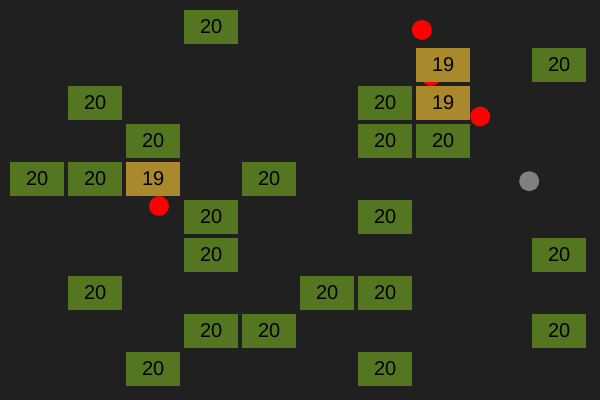
Frame 1 (no input)
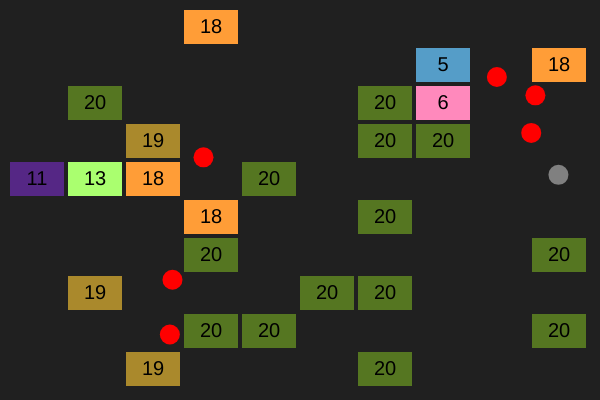
Frame 60 (no input)
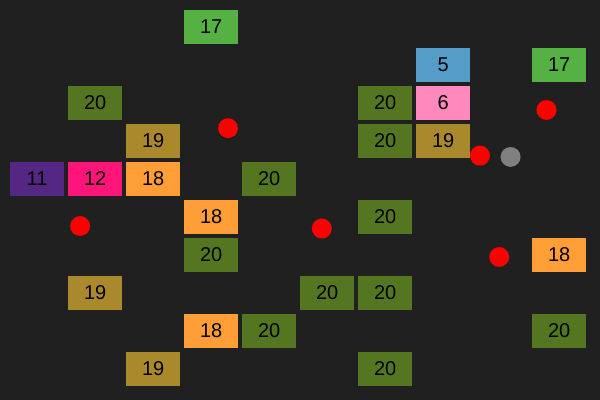
Frame 120 (the mouse pressed at the canvas centre since frame 60)

The p5.js sketch that drew these frames (run headless with seeded random() and noise() and a simulated clock; from frame 60 on, the mouse is pressed at the canvas centre):

// p5.js sketch
// ── sketch.js
let bricks = [];
let balls = [];
var div;

function debug(text) {
	div.elt.innerText = text;
}

function colorMod(divident, divisor){
	return 255 - map(divident % divisor, 0, divisor, 0, 255);
}

function setup() {
	createCanvas(600, 400);
	div = createDiv();
	noStroke();

	for (let i = 0; i < 6; i++) {
		balls.push(new Ball(random(width), random(height), 10,{
			bricks: bricks,
			balls: balls
		}));
	}
	balls.push(new SniperBall(random(width), random(height), 10, {
		bricks: bricks, balls: balls
	}));

	const BRICK_WIDTH = (width-20-10*4)/10,
		BRICK_HEIGHT = (height-20-10*4)/10

	for (let i = 0; i < 10; i++) {
		for (let j = 0; j < 10; j++) {
			if (random() < 0.25)
				bricks.push(new Brick(
					20,
					10+i*(BRICK_WIDTH+4),
					10+j*(BRICK_HEIGHT+4),
					BRICK_WIDTH,
					BRICK_HEIGHT,
					{
						bricks: bricks,
						balls: balls
					}
				));
		}
	}
}

function draw() {
	background(32);

	for (const ball of balls) {
		ball.update();
		ball.show();
	}

	for (const brick of bricks) {
		brick.update();
		brick.show();
	}
}

// ── Ball.js
class Ball {
	constructor(x, y, r, refs){
		this.r = r;
		this.color = "red";
		this.pos = createVector(x, y);
		this.vel = createVector(random()-0.5, random()-0.5).setMag(2);
		this.refs = refs;
	}

	show () {
		fill(this.color);
		circle(this.pos.x, this.pos.y, this.r*2);
	}

	update () {
		this.vel.setMag(3);
		this.pos.add(this.vel);

		if (this.pos.x+this.r > width) this.wallCollision(createVector(1,0));
		if (this.pos.x-this.r < 0) this.wallCollision(createVector(-1,0));
		if (this.pos.y+this.r > height) this.wallCollision(createVector(0, 1));
		if (this.pos.y-this.r < 0) this.wallCollision(createVector(0,-1));

		for (const ball of this.refs.balls){
			const collision = this.collidesWithBall(ball);
			if (collision) {
				this.vel.add(p5.Vector.sub(this.pos, ball.pos).setMag(3));
				ball.vel.add(this.vel.copy().mult(-1));
			}
		}

		for (const brick of this.refs.bricks){
			const collision = this.collidesWithBrick(brick);
			if (collision.x || collision.y) {
				this.brickCollision(brick, collision);
			}
		}
	}

	collidesWithBall (ball) {
		if (ball === this) return false;
		return dist(this.pos.x, this.pos.y, ball.pos.x, ball.pos.y) < (this.r + ball.r);
	}

	collidesWithBrick (brick) {
		if (
			this.pos.x + this.r > brick.pos.x
			&& this.pos.x - this.r < brick.pos.x
			&& this.pos.y > brick.pos.y
			&& this.pos.y < brick.pos.y + brick.size.y
		)
			return createVector(-1,0);

		if (
			this.pos.x + this.r > brick.pos.x + brick.size.x
			&& this.pos.x - this.r < brick.pos.x + brick.size.x
			&& this.pos.y > brick.pos.y
			&& this.pos.y < brick.pos.y + brick.size.y
		)
			return createVector(1,0);

		if (
			this.pos.y + this.r > brick.pos.y
			&& this.pos.y - this.r < brick.pos.y
			&& this.pos.x > brick.pos.x
			&& this.pos.x < brick.pos.x + brick.size.x
		)
			return createVector(0, -1);

		if (
			this.pos.y + this.r > brick.pos.y + brick.size.y
			&& this.pos.y - this.r < brick.pos.y + brick.size.y
			&& this.pos.x > brick.pos.x
			&& this.pos.x < brick.pos.x + brick.size.x
		)
			return createVector(0, 1);

		return createVector(0, 0);
	}

	wallCollision (wall) {
		if (wall.x < 0) {
			this.pos.x = 1 + this.r;
		}
		if (wall.x > 0) {
			this.pos.x = width - this.r;
		}
		if (wall.y < 0) {
			this.pos.y = 1 + this.r; }
		if (wall.y > 0) {
			this.pos.y = height - this.r;
		}

		if (wall.x) this.vel.x *= -1;
		if (wall.y) this.vel.y *= -1;
	}

	brickCollision(brick, side) { 
		if (side.x < 0) {
			this.pos.x = - this.r + brick.pos.x;
		}
		if (side.x > 0) {
			this.pos.x = this.r + brick.pos.x + brick.size.x;
		}
		if (side.y < 0) {
			this.pos.y = -this.r + brick.pos.y;
		}
		if (side.y > 0) {
			this.pos.y = this.r + brick.pos.y + brick.size.y;
		}

		if (side.x) this.vel.x *= -1;
		if (side.y) this.vel.y *= -1;
		brick.ballCollision(this);
	}

	toString() {
		return `Ball at ${[this.pos.x, this.pos.y]}`
	}
}

class SniperBall extends Ball {
	constructor(){
		super(...arguments)
		this.color = "gray";
	}

	update() {
		super.update();
	}

	wallCollision(wall) {
		super.wallCollision(wall);
		for (const brick of this.refs.bricks){
			brick.highlight = false;
		}
		let nearestBrick = this.refs.bricks.slice().sort(
			(a, b) =>
			dist(a.pos.x, a.pos.y, this.pos.x, this.pos.y)
			- dist(b.pos.x, b.pos.y, this.pos.x, this.pos.y)
		)[0];
		this.vel = p5.Vector.sub(
			nearestBrick.pos.copy().add(nearestBrick.size.x/2, nearestBrick.size.y/2), this.pos
		);
	}
}

// ── Brick.js
class Brick {
	constructor(num, x, y, w, h, refs) {
		this.num = num;
		this.pos = createVector(x, y);
		this.size = createVector(w, h);
		this.refs = refs;
		this.highlight = false;

		textAlign(CENTER, CENTER);
		textSize(20);
	}

	update() {}

	show() {
		if (this.mouseCollision()) fill(...this.color(c => c + 50));
		else fill(...this.color());
		rect(this.pos.x, this.pos.y, this.size.x, this.size.y);
		if (this.highlight) {
			push();
			stroke(255, 0, 0);
			strokeWeight(5);
			rect(this.pos.x, this.pos.y, this.size.x, this.size.y);

			pop();
		}
		fill("black");
		text(this.num, this.pos.x+this.size.x/2, this.pos.y+this.size.y/2);
	}

	color(op) {
		let color =  [
			colorMod(this.num, 3), colorMod(this.num, 13), colorMod(this.num,23)
		];	
		if (op)
			for (let i = 0; i < color.length; i++) color[i] = op(color[i]);
		return color;
	}

	ballCollision(ball) {
		this.num--;
		if (this.num <= 0) {
			this.pos = createVector(Infinity, Infinity);
		}
	}

	mouseCollision() {
		return (
			mouseX > this.pos.x && mouseX < this.pos.x + this.size.x
			&& mouseY > this.pos.y && mouseY < this.pos.y + this.size.y
		);
	}

	toString() {
		return `"Brick at ${[this.pos.x, this.pos.y]}"`
	}
}

// ── Level.js
class Level {
	constructor(string) {
		// num,xPos,yPos;num,xPos,yPos ...
		this.stringRepr = string;
		if (/\d+\*\d+(\.\d+)*/.test(string)) {
			let [lIndex, multiplier] = string.split('*');
			this.bricks = Game.levels[lIndex].bricks.slice().map((b) => {
				b = b.copy();
				b.num *= multiplier;
				return b;
			});
			return this;
		}
		let brickStrings = this.stringRepr.split(/;\s*/);
		this.bricks = [];
		brickStrings.forEach((value, index, arr) => {
			if (/\[.+?\|.+?\]/.test(value)) {
				let [cornerA, cornerB] = value.slice(1, -1).split('|');
				let [dataA, dataB] = [
					cornerA.split(/,\s*/).map((e) => parseInt(e)),
					cornerB.split(/,\s*/).map((e) => parseInt(e)),
				];

				if (dataA[1] < 0) dataA[1] += Game.canvasConfig.gridWidth - 1;
				if (dataA[2] < 0) dataA[2] += Game.canvasConfig.gridHeight - 1;
				if (dataB[1] < 0) dataB[1] += Game.canvasConfig.gridWidth - 1;
				if (dataB[2] < 0) dataB[2] += Game.canvasConfig.gridHeight - 1;

				for (let x = dataA[1]; x < dataB[1]; x++) {
					for (let y = dataA[2]; y < dataB[2]; y++) {
						let num = 
							map(
								x + y,
								dataA[1] + dataA[2],
								dataB[1] + dataB[2],
								dataA[0],
								dataB[0],
							);
						 // map numbers
						let newBrick = Brick.fromCSV(`${num},${x},${y}`);
						this.bricks.push(newBrick);
					}
				}
				return;
			}
			this.bricks[index] = Brick.fromCSV(value);
		});
	}
}
